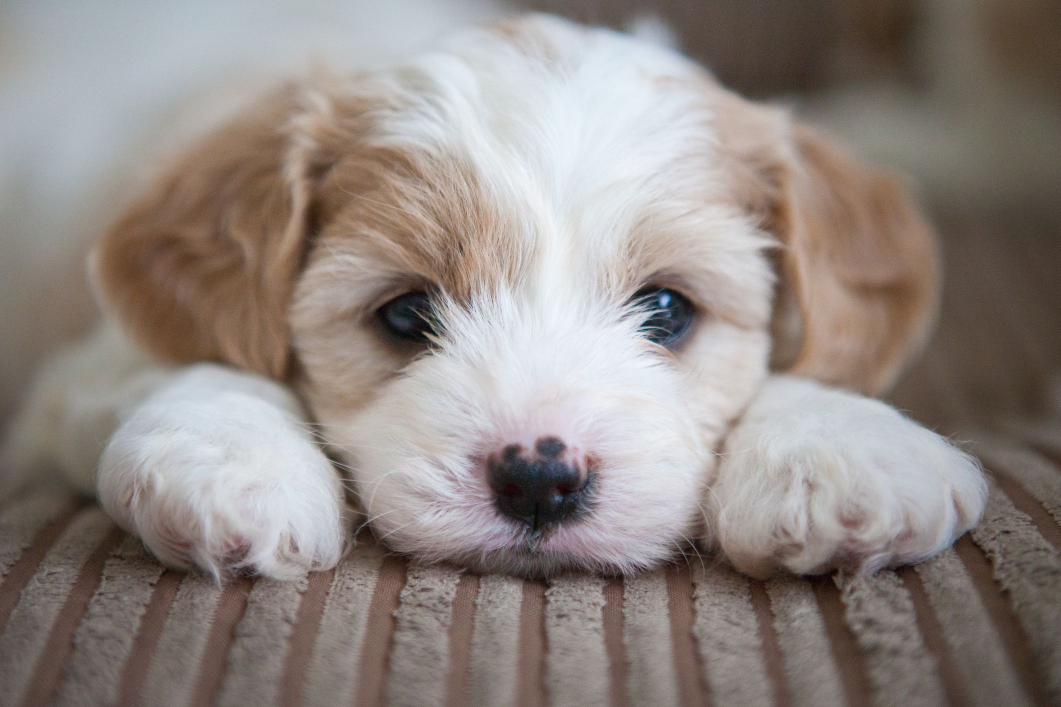
#> input picture puppy.jpg, 2121 x 1414 px (shown at 1/2 size)
$ python 'Joining Images.py'
#> lines starting #> are read from the running program, lines starting #| are printed output that depends on the picture
# To add a new cell, type '# %%'
# To add a new markdown cell, type '# %% [markdown]'
# %%
import cv2
import sys
import numpy as np


# %%
img = cv2.imread(r"puppy.jpg")
#> img is the input picture: shape (1414, 2121, 3); mean B, G, R 130.8, 135.4, 144.4
img = cv2.resize(img,(300,450))
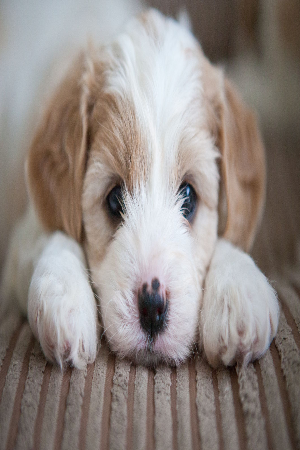
#> img: shape (450, 300, 3); mean B, G, R 130.7, 135.3, 144.3
print(img.shape)
#| (450, 300, 3)
cv2.imshow("Original",img)
imgHorizontal = np.hstack((img,img))
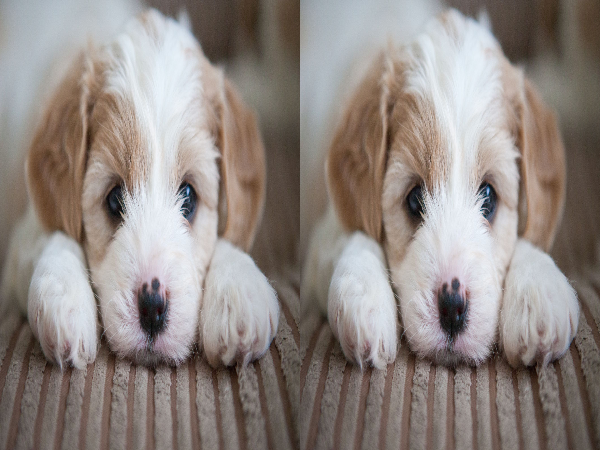
#> imgHorizontal: shape (450, 600, 3); mean B, G, R 130.7, 135.3, 144.3
cv2.imshow("Stacked Horizontal",imgHorizontal)
imgVertial = np.vstack((img,img))
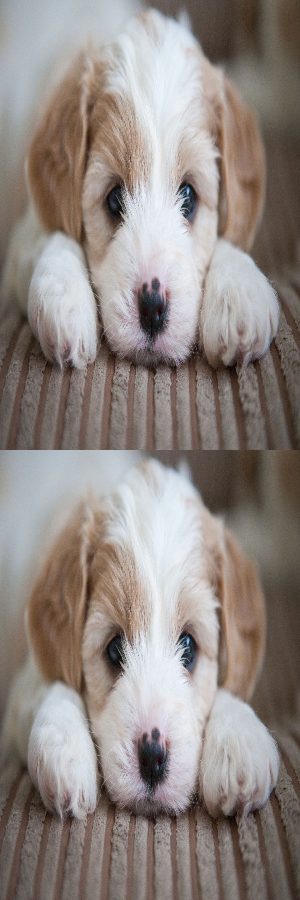
#> imgVertial: shape (900, 300, 3); mean B, G, R 130.7, 135.3, 144.3
cv2.imshow("Stacked Vertical",imgVertial)
cv2.waitKey(0)


# %%
